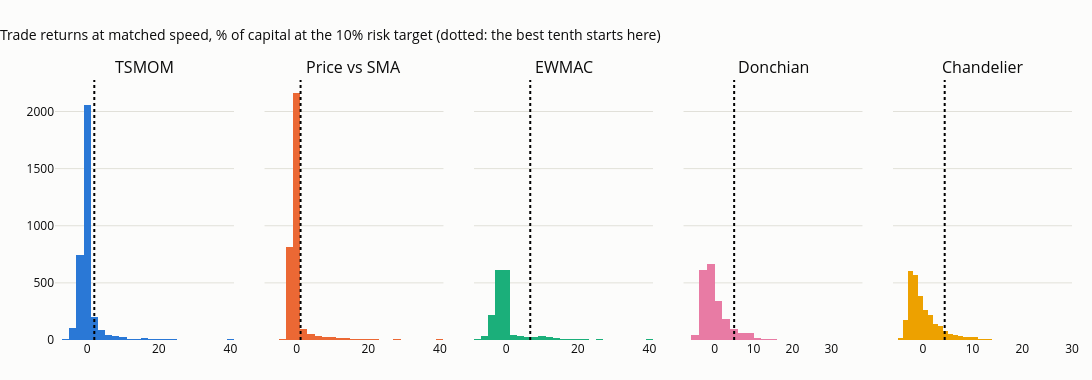

Write notebook code for a chart like this one.
### Code cell
fig = make_subplots(rows=1, cols=5, subplot_titles=list(TR), shared_yaxes=True, horizontal_spacing=0.03)
for j, (f, x) in enumerate(TR.items()):
    rr = 100 * x.ret.clip(-0.15, 0.4)
    cut = 100 * x.ret.sort_values(ascending=False).iloc[len(x) // 10]
    fig.add_histogram(x=rr, nbinsx=40, marker_color=FAM_COL[f], showlegend=False, row=1, col=j + 1)
    fig.add_vline(x=cut, line=dict(color="black", dash="dot"), row=1, col=j + 1)
fig.update_layout(title="Trade returns at matched speed, % of capital at the 10% risk target (dotted: the best tenth starts here)",
                  height=380, width=1150, margin=dict(t=80))
save_figure(fig, "07_05_trade_returns", FIG)
fig

### Figure 1 — Plotly figure (JSON) as saved in the notebook; plotly's stock layout.template omitted (floating-point values rounded to 4 significant figures; data arrays with more than 128 entries replaced by an {"elided": "..."} marker saying what was removed)
{"data": [{"marker": {"color": "#2a78d6"}, "nbinsx": 40, "showlegend": false, "type": "histogram", "x": {"elided": "3392 float values"}, "xaxis": "x", "yaxis": "y"}, {"marker": {"color": "#eb6834"}, "nbinsx": 40, "showlegend": false, "type": "histogram", "x": {"elided": "3325 float values"}, "xaxis": "x2", "yaxis": "y2"}, {"marker": {"color": "#1baf7a"}, "nbinsx": 40, "showlegend": false, "type": "histogram", "x": {"elided": "1766 float values"}, "xaxis": "x3", "yaxis": "y3"}, {"marker": {"color": "#e87ba4"}, "nbinsx": 40, "showlegend": false, "type": "histogram", "x": {"elided": "2117 float values"}, "xaxis": "x4", "yaxis": "y4"}, {"marker": {"color": "#eda100"}, "nbinsx": 40, "showlegend": false, "type": "histogram", "x": {"elided": "2815 float values"}, "xaxis": "x5", "yaxis": "y5"}], "layout": {"annotations": [{"font": {"size": 16}, "showarrow": false, "text": "TSMOM", "x": 0.088, "xanchor": "center", "xref": "paper", "y": 1.0, "yanchor": "bottom", "yref": "paper"}, {"font": {"size": 16}, "showarrow": false, "text": "Price vs SMA", "x": 0.294, "xanchor": "center", "xref": "paper", "y": 1.0, "yanchor": "bottom", "yref": "paper"}, {"font": {"size": 16}, "showarrow": false, "text": "EWMAC", "x": 0.5, "xanchor": "center", "xref": "paper", "y": 1.0, "yanchor": "bottom", "yref": "paper"}, {"font": {"size": 16}, "showarrow": false, "text": "Donchian", "x": 0.706, "xanchor": "center", "xref": "paper", "y": 1.0, "yanchor": "bottom", "yref": "paper"}, {"font": {"size": 16}, "showarrow": false, "text": "Chandelier", "x": 0.912, "xanchor": "center", "xref": "paper", "y": 1.0, "yanchor": "bottom", "yref": "paper"}], "height": 380, "margin": {"t": 80}, "shapes": [{"line": {"color": "black", "dash": "dot"}, "type": "line", "x0": 1.978, "x1": 1.978, "xref": "x", "y0": 0, "y1": 1, "yref": "y domain"}, {"line": {"color": "black", "dash": "dot"}, "type": "line", "x0": 1.077, "x1": 1.077, "xref": "x2", "y0": 0, "y1": 1, "yref": "y2 domain"}, {"line": {"color": "black", "dash": "dot"}, "type": "line", "x0": 6.711, "x1": 6.711, "xref": "x3", "y0": 0, "y1": 1, "yref": "y3 domain"}, {"line": {"color": "black", "dash": "dot"}, "type": "line", "x0": 5.016, "x1": 5.016, "xref": "x4", "y0": 0, "y1": 1, "yref": "y4 domain"}, {"line": {"color": "black", "dash": "dot"}, "type": "line", "x0": 4.394, "x1": 4.394, "xref": "x5", "y0": 0, "y1": 1, "yref": "y5 domain"}], "title": {"text": "Trade returns at matched speed, % of capital at the 10% risk target (dotted: the best tenth starts here)"}, "width": 1150, "xaxis": {"anchor": "y", "domain": [0.0, 0.176]}, "xaxis2": {"anchor": "y2", "domain": [0.206, 0.382]}, "xaxis3": {"anchor": "y3", "domain": [0.412, 0.588]}, "xaxis4": {"anchor": "y4", "domain": [0.618, 0.794]}, "xaxis5": {"anchor": "y5", "domain": [0.824, 1.0]}, "yaxis": {"anchor": "x", "domain": [0.0, 1.0]}, "yaxis2": {"anchor": "x2", "domain": [0.0, 1.0], "matches": "y", "showticklabels": false}, "yaxis3": {"anchor": "x3", "domain": [0.0, 1.0], "matches": "y", "showticklabels": false}, "yaxis4": {"anchor": "x4", "domain": [0.0, 1.0], "matches": "y", "showticklabels": false}, "yaxis5": {"anchor": "x5", "domain": [0.0, 1.0], "matches": "y", "showticklabels": false}}}
